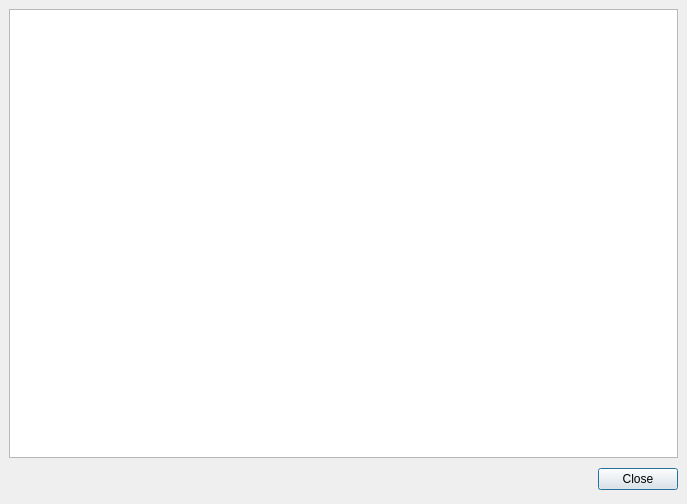
<?xml version="1.0" encoding="UTF-8"?>
<ui version="4.0">
 <class>SubjectsStatisticsForm_template</class>
 <widget class="QDialog" name="SubjectsStatisticsForm_template">
  <property name="geometry">
   <rect>
    <x>0</x>
    <y>0</y>
    <width>687</width>
    <height>504</height>
   </rect>
  </property>
  <property name="windowTitle">
   <string extracomment="Title of dialog">Subjects statistics</string>
  </property>
  <layout class="QGridLayout">
   <property name="margin">
    <number>9</number>
   </property>
   <property name="spacing">
    <number>6</number>
   </property>
   <item row="0" column="0">
    <widget class="QTableWidget" name="tableWidget"/>
   </item>
   <item row="1" column="0">
    <layout class="QHBoxLayout">
     <property name="spacing">
      <number>6</number>
     </property>
     <property name="margin">
      <number>0</number>
     </property>
     <item>
      <spacer>
       <property name="orientation">
        <enum>Qt::Horizontal</enum>
       </property>
       <property name="sizeHint" stdset="0">
        <size>
         <width>131</width>
         <height>31</height>
        </size>
       </property>
      </spacer>
     </item>
     <item>
      <widget class="QPushButton" name="closeButton">
       <property name="text">
        <string>Close</string>
       </property>
      </widget>
     </item>
    </layout>
   </item>
  </layout>
 </widget>
 <resources/>
 <connections>
  <connection>
   <sender>closeButton</sender>
   <signal>clicked()</signal>
   <receiver>SubjectsStatisticsForm_template</receiver>
   <slot>close()</slot>
   <hints>
    <hint type="sourcelabel">
     <x>278</x>
     <y>253</y>
    </hint>
    <hint type="destinationlabel">
     <x>96</x>
     <y>254</y>
    </hint>
   </hints>
  </connection>
 </connections>
</ui>
